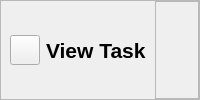
               <widget class="QFrame" name="frame_20">
                <property name="minimumSize">
                 <size>
                  <width>0</width>
                  <height>50</height>
                 </size>
                </property>
                <property name="frameShape">
                 <enum>QFrame::StyledPanel</enum>
                </property>
                <property name="frameShadow">
                 <enum>QFrame::Raised</enum>
                </property>
                <layout class="QHBoxLayout" name="horizontalLayout">
                 <property name="spacing">
                  <number>0</number>
                 </property>
                 <property name="leftMargin">
                  <number>0</number>
                 </property>
                 <property name="topMargin">
                  <number>0</number>
                 </property>
                 <property name="rightMargin">
                  <number>0</number>
                 </property>
                 <property name="bottomMargin">
                  <number>0</number>
                 </property>
                 <item alignment="Qt::AlignLeft">
                  <widget class="QWidget" name="mainMenuButton_4" native="true">
                   <layout class="QHBoxLayout" name="horizontalLayout_35">
                    <item alignment="Qt::AlignHCenter">
                     <widget class="QPushButton" name="menuButton_5">
                      <property name="minimumSize">
                       <size>
                        <width>30</width>
                        <height>30</height>
                       </size>
                      </property>
                      <property name="maximumSize">
                       <size>
                        <width>30</width>
                        <height>30</height>
                       </size>
                      </property>
                      <property name="sizeIncrement">
                       <size>
                        <width>10</width>
                        <height>10</height>
                       </size>
                      </property>
                      <property name="styleSheet">
                       <string notr="true">image: url(:/icons/assets/icons/align-justify.svg);
magin-left: 3px</string>
                      </property>
                      <property name="text">
                       <string/>
                      </property>
                      <property name="iconSize">
                       <size>
                        <width>18</width>
                        <height>18</height>
                       </size>
                      </property>
                      <property name="checkable">
                       <bool>true</bool>
                      </property>
                     </widget>
                    </item>
                    <item>
                     <widget class="QLabel" name="homeHeader_5">
                      <property name="font">
                       <font>
                        <pointsize>16</pointsize>
                        <bold>true</bold>
                       </font>
                      </property>
                      <property name="text">
                       <string>View Task</string>
                      </property>
                     </widget>
                    </item>
                   </layout>
                  </widget>
                 </item>
                 <item>
                  <widget class="QFrame" name="frame_21">
                   <property name="frameShape">
                    <enum>QFrame::StyledPanel</enum>
                   </property>
                   <property name="frameShadow">
                    <enum>QFrame::Raised</enum>
                   </property>
                  </widget>
                 </item>
                </layout>
               </widget>
